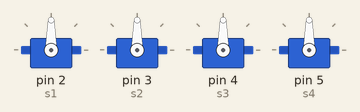
Simulated run of this sketch. Board: Arduino Uno, built with avr-gcc and run on an emulated ATmega328P. On the bench: 4 × servo. What the sketch prints to the serial monitor is not drawn.

Above: at 0.05 s.
At 1.25 s:
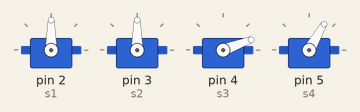
At 2.5 s:
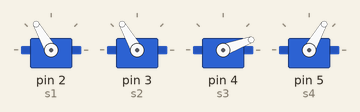
At 3.75 s:
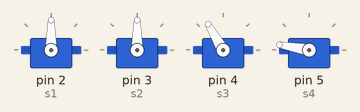
At 5.0 s:
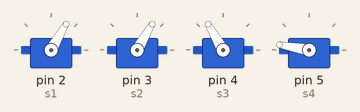
Timing chart, 0 to 7.8 s (numbered marks = the images above):
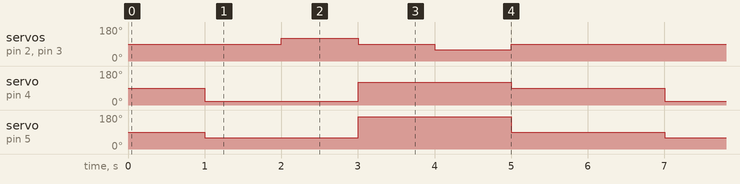

Measured:
- by itself, servo on pin 2 (s1), servo on pin 3 (s2): repeats every 6.0 s: 90° 1.0 s, 60° 1.0 s, 90° 3.0 s, 120° 1.0 s
- by itself, servo on pin 4 (s3): repeats every 6.0 s: 120° 2.0 s, 90° 2.0 s, 20° 2.0 s
- by itself, servo on pin 5 (s4): repeats every 6.0 s: 170° 2.0 s, 90° 2.0 s, 60° 2.0 s

The sketch:

boswin_2.0_test_run.ino
```cpp
/*
         ---------------
        |     O   O     |
        |---------------|
sr 2==> |               | <== sr 1
         ---------------
            ||     ||
            ||     ||
sr 3==>   -----   ------  <== sr 4
         |-----   ------|

servo 1 = 180 (foot forward), 0 (foot backward)
servo 2 = 0 (foot backward), 180 (foort forward)
servo 3 = 0 (down), 180 (up)
servo 4 = 180 (down), 0 (up)
*/
#include <Servo.h>
Servo s1;
Servo s2;
Servo s3;
Servo s4;

int pos = 90;
int s1_set;
int s2_set;
int s3_set;
int s4_set;

void servo_collect_set(int s1_set, int s2_set, int s3_set, int s4_set){
  s1.write(s1_set);
  s2.write(s2_set);
  s3.write(s3_set);
  s4.write(s4_set);
  Serial.write("servo locating complete");
}

void setup(){
  s1.attach(2);
  s2.attach(3);
  s3.attach(4);
  s4.attach(5);
  Serial.begin(9600);
}

void loop(){

servo_collect_set(pos,pos,pos,pos);
delay(1000);
servo_collect_set(90,90,20,60);
delay(1000);
servo_collect_set(120,120,20,60);
delay(1000);
servo_collect_set(90,90,120,170);
delay(1000);
servo_collect_set(60,60,120,170);
delay(1000);
servo_collect_set(90,90,90,90);
delay(1000);
}
```
